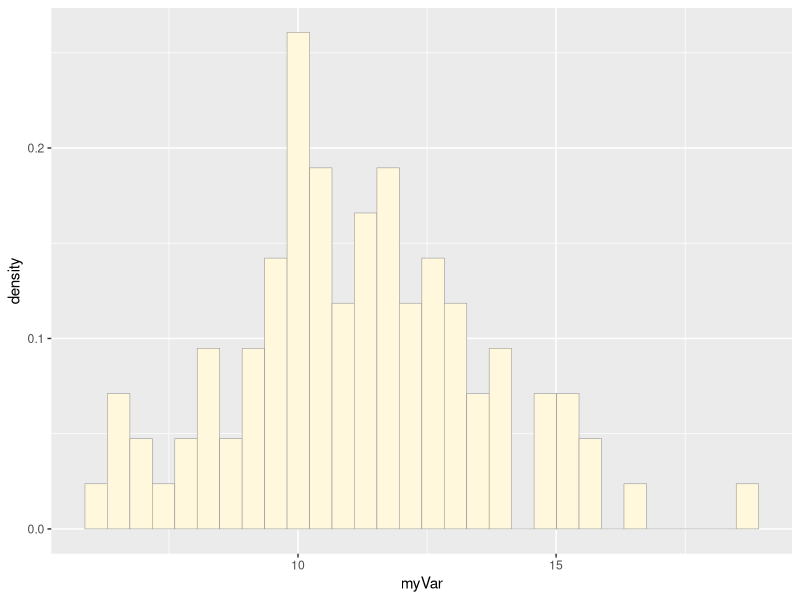
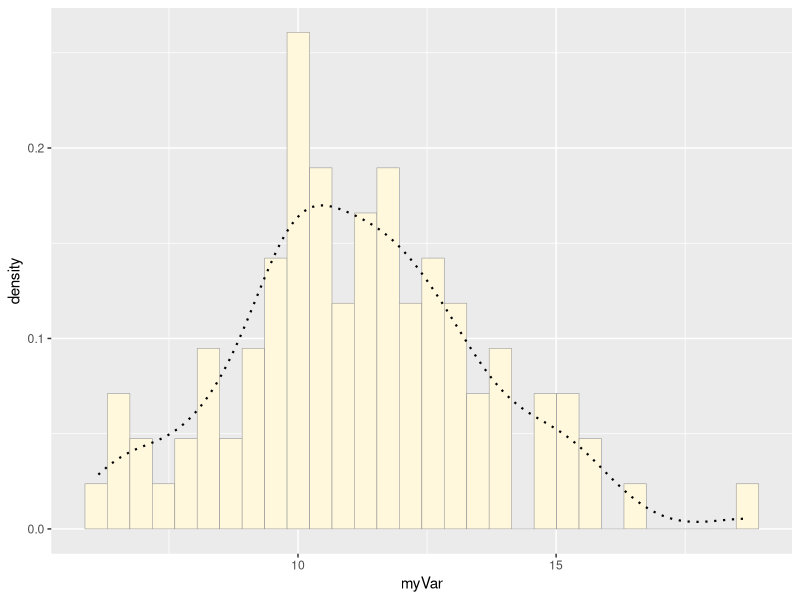
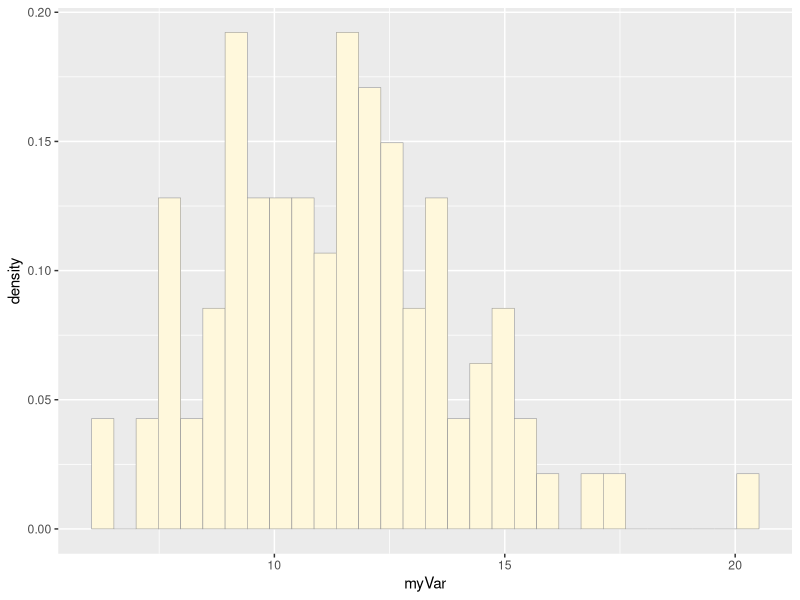
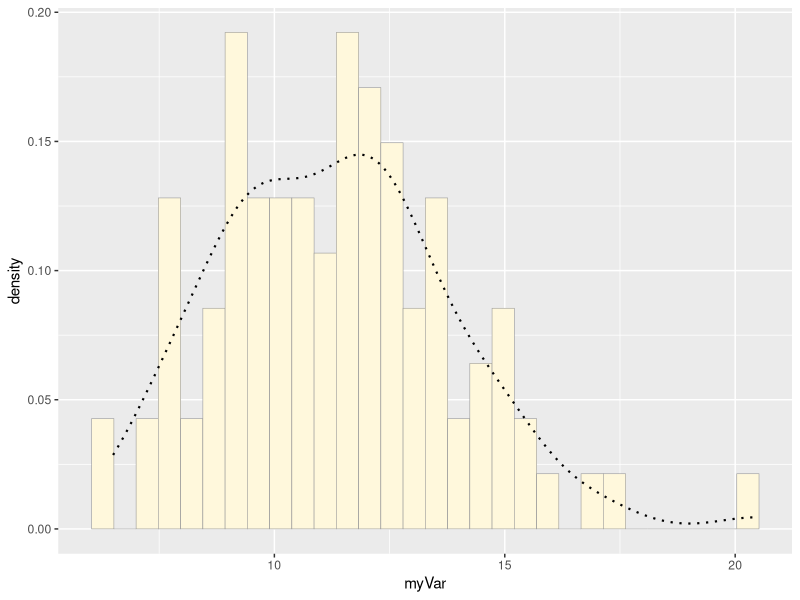

Write the R code that produced these figures, in order.
## ---- chunk 1
# simulated data

library(ggplot2) 
library(MASS)

simheartmass <- rgamma(97, 20.36202, rate = 1.79834)
print(simheartmass)
simheartmass <- data.frame(id=1:97,myVar=simheartmass)
p1 <- ggplot(data=simheartmass, aes(x=myVar, y=..density..)) +
  geom_histogram(color="grey60",fill="cornsilk",size=0.2) 
print(p1)
p1 <-  p1 +  geom_density(linetype="dotted",size=0.75)
print(p1)
## ---- chunk 2
library(ggplot2) 
library(MASS)

z <- read.table("catsM.csv",header=TRUE,sep=",", stringsAsFactors=FALSE)
names(z) <- list("ID","myVar")
str(z)
summary(z)
p1 <- ggplot(data=z, aes(x=myVar, y=..density..)) +
  geom_histogram(color="grey60",fill="cornsilk",size=0.2) 
print(p1)
p1 <-  p1 +  geom_density(linetype="dotted",size=0.75)
print(p1)

